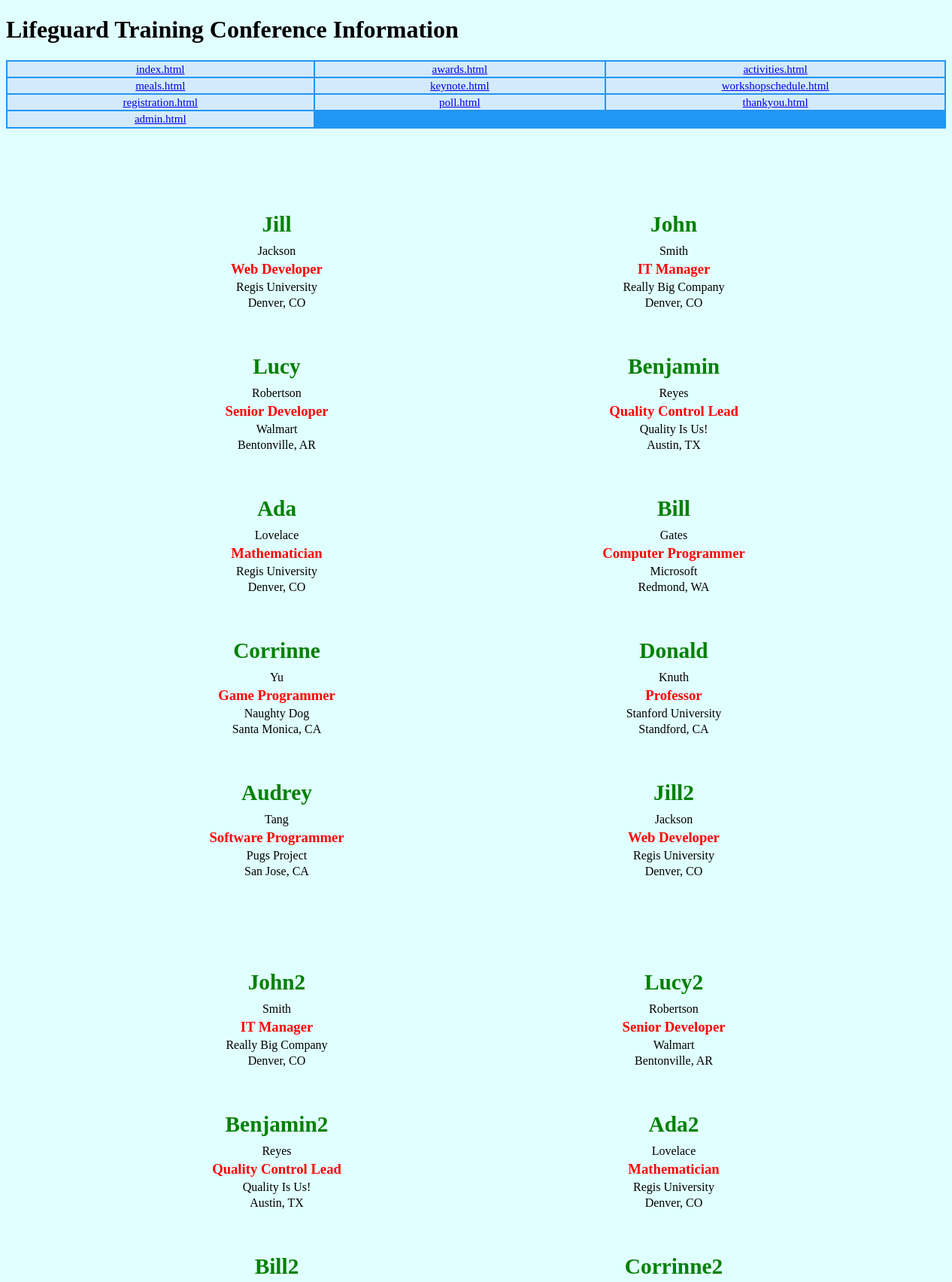
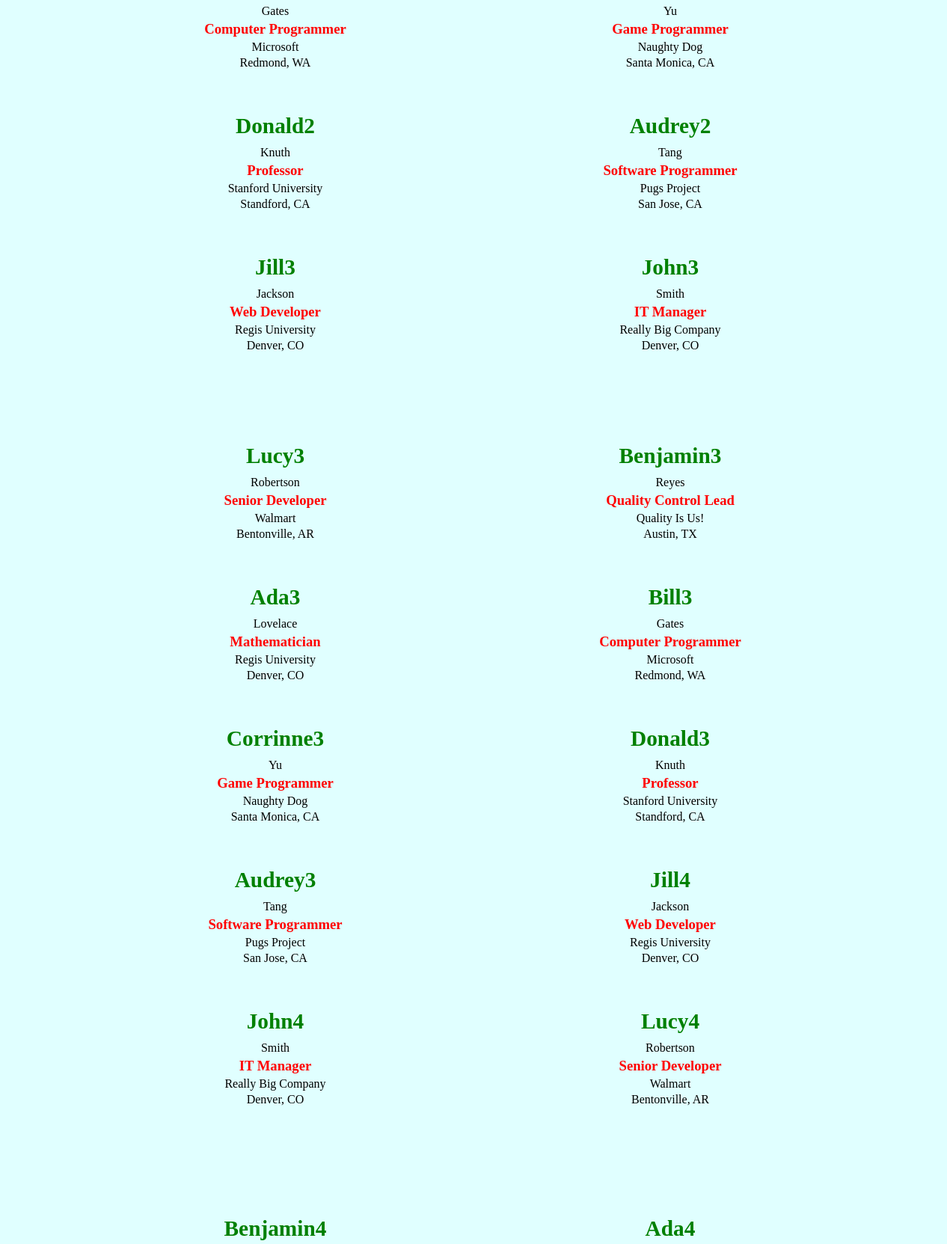
Page /nametags10gen.html (upper part) on the committed database (2 pictures, top to bottom).
### tables this page shows
CREATE TABLE registrationtable(id INTEGER PRIMARY KEY AUTOINCREMENT,
firstName TEXT,
lastName TEXT,
position TEXT,
company TEXT, 
City TEXT, 
State TEXT);

### app.py (the view)
@app.route('/nametags10gen.html')
def nametags10gen():
    with db_connect() as db:
        cur = db.cursor()
        cur.execute('''SELECT * FROM registrationtable;''')
        registrants = cur.fetchall()
        return render_template('nametags10gen.html', registrants=registrants)

### app.py (called while the page is built)
def db_connect():
    db_name = "conf.sqlite"
    conn = sqlite3.connect(db_name)
    conn.row_factory = sqlite3.Row
    return conn

### templates/nametags10gen.html (shortened to what this page needs)
{% extends 'base.html' %}
{% block maincontent %}
{% for registrant in registrants %}
    {% if loop.index0%10==0 %}
 <div class="pagesize">
    {% endif %}
    {% if loop.index0%2==0 %}
        <div class="row{{ ((loop.index0%10)//2) + 1 }}">
        {% endif %}
            <div class="column{{ (loop.index0 % 2) + 1 }}">
                <p class="fs22">{{ registrant['firstname'] }}</p>
                <p class="fs12">{{ registrant['lastname'] }}</p>
                <p class="fs14B">{{ registrant['position'] }}</p>
                <p class="fs12">{{ registrant['company'] }}</p>
                <p class="fs12">{{ registrant['city'] }}, {{ registrant['state'] }}</p>
            </div>
    {% if loop.index0%2==1 %}
        </div>
    {% endif %}
  {% if loop.index0%10==9 %}
</div>
       {% endif %}
{% endfor %}
{% endblock %}

### static/css/webdefault.css (style rules this page uses)
body { background-color: lightcyan; }

### static/css/nametags8gen.css (style rules this page uses)
.fs22 { font-size: 22pt; font-weight: bold; color: green; }
.fs12 { font-size: 12pt; }
.fs14B { font-size: 14pt; font-weight: bold; color: red; }
.pagesize { height: 11in; width:8.5in; padding:15mm 30mm; display: grid; grid-template-columns: auto; grid-template-rows: auto auto auto auto; }
.row1 { grid-column: 1/2; grid-row: 1; display: grid; grid-template-columns: auto auto; }
.row2 { grid-column: 1/2; grid-row: 2; display: grid; grid-template-columns: auto auto; }
.row3 { grid-column: 1/2; grid-row: 3; display: grid; grid-template-columns: auto auto; }
.row4 { grid-column: 1/2; grid-row: 4; display: grid; grid-template-columns: auto auto; }
.column1 { grid-column: 1; height:59mm; width: 86mm; text-align: center; line-height: 4pt; justify-self: center; align-self: center; }
.column2 { grid-column: 2; height:59mm; width: 86mm; text-align: center; line-height: 4pt; justify-self: center; align-self: center; }

### static/css/nametags10gen.css (style rules this page uses)
.fs22 { font-size: 22pt; font-weight: bold; color: green; }
.fs12 { font-size: 12pt; }
.fs14B { font-size: 14pt; font-weight: bold; color: red; }
.pagesize { height: 8.5in; width:11in; padding:1in; display: grid; grid-template-columns: auto; grid-template-rows: auto auto auto auto auto; }
.row1 { grid-column: 1/2; grid-row: 1; display: grid; grid-template-columns: auto auto; }
.row2 { grid-column: 1/2; grid-row: 2; display: grid; grid-template-columns: auto auto; }
.row3 { grid-column: 1/2; grid-row: 3; display: grid; grid-template-columns: auto auto; }
.row4 { grid-column: 1/2; grid-row: 4; display: grid; grid-template-columns: auto auto; }
.row5 { grid-column: 1/2; grid-row: 5; display: grid; grid-template-columns: auto auto; }
.column1 { grid-column: 1; height:50mm; width: 76mm; text-align: center; line-height: 4pt; justify-self: center; align-self: center; }
.column2 { grid-column: 2; height:50mm; width: 76mm; text-align: center; line-height: 4pt; justify-self: center; align-self: center; }

### rows in the picture
registrationtable: firstname "Jill", lastname "Jackson", position "Web Developer", company "Regis University", city "Denver", state "CO"
registrationtable: firstname "John", lastname "Smith", position "IT Manager", company "Really Big Company", city "Denver", state "CO"
registrationtable: firstname "Lucy", lastname "Robertson", position "Senior Developer", company "Walmart", city "Bentonville", state "AR"
registrationtable: firstname "Benjamin", lastname "Reyes", position "Quality Control Lead", company "Quality Is Us!", city "Austin", state "TX"
registrationtable: firstname "Ada", lastname "Lovelace", position "Mathematician", company "Regis University", city "Denver", state "CO"
registrationtable: firstname "Bill", lastname "Gates", position "Computer Programmer", company "Microsoft", city "Redmond", state "WA"
registrationtable: firstname "Corrinne", lastname "Yu", position "Game Programmer", company "Naughty Dog", city "Santa Monica", state "CA"
registrationtable: firstname "Donald", lastname "Knuth", position "Professor", company "Stanford University", city "Standford", state "CA"
registrationtable: firstname "Audrey", lastname "Tang", position "Software Programmer", company "Pugs Project", city "San Jose", state "CA"
registrationtable: firstname "Jill2", lastname "Jackson", position "Web Developer", company "Regis University", city "Denver", state "CO"
registrationtable: firstname "John2", lastname "Smith", position "IT Manager", company "Really Big Company", city "Denver", state "CO"
registrationtable: firstname "Lucy2", lastname "Robertson", position "Senior Developer", company "Walmart", city "Bentonville", state "AR"
registrationtable: firstname "Benjamin2", lastname "Reyes", position "Quality Control Lead", company "Quality Is Us!", city "Austin", state "TX"
registrationtable: firstname "Ada2", lastname "Lovelace", position "Mathematician", company "Regis University", city "Denver", state "CO"
registrationtable: firstname "Bill2", lastname "Gates", position "Computer Programmer", company "Microsoft", city "Redmond", state "WA"
registrationtable: firstname "Corrinne2", lastname "Yu", position "Game Programmer", company "Naughty Dog", city "Santa Monica", state "CA"
registrationtable: firstname "Donald2", lastname "Knuth", position "Professor", company "Stanford University", city "Standford", state "CA"
registrationtable: firstname "Audrey2", lastname "Tang", position "Software Programmer", company "Pugs Project", city "San Jose", state "CA"
registrationtable: firstname "Jill3", lastname "Jackson", position "Web Developer", company "Regis University", city "Denver", state "CO"
registrationtable: firstname "John3", lastname "Smith", position "IT Manager", company "Really Big Company", city "Denver", state "CO"
registrationtable: firstname "Lucy3", lastname "Robertson", position "Senior Developer", company "Walmart", city "Bentonville", state "AR"
registrationtable: firstname "Benjamin3", lastname "Reyes", position "Quality Control Lead", company "Quality Is Us!", city "Austin", state "TX"
registrationtable: firstname "Ada3", lastname "Lovelace", position "Mathematician", company "Regis University", city "Denver", state "CO"
registrationtable: firstname "Bill3", lastname "Gates", position "Computer Programmer", company "Microsoft", city "Redmond", state "WA"
registrationtable: firstname "Corrinne3", lastname "Yu", position "Game Programmer", company "Naughty Dog", city "Santa Monica", state "CA"
registrationtable: firstname "Donald3", lastname "Knuth", position "Professor", company "Stanford University", city "Standford", state "CA"
registrationtable: firstname "Audrey3", lastname "Tang", position "Software Programmer", company "Pugs Project", city "San Jose", state "CA"
registrationtable: firstname "Jill4", lastname "Jackson", position "Web Developer", company "Regis University", city "Denver", state "CO"
registrationtable: firstname "John4", lastname "Smith", position "IT Manager", company "Really Big Company", city "Denver", state "CO"
registrationtable: firstname "Lucy4", lastname "Robertson", position "Senior Developer", company "Walmart", city "Bentonville", state "AR"
registrationtable: firstname "Benjamin4"
registrationtable: firstname "Ada4"
